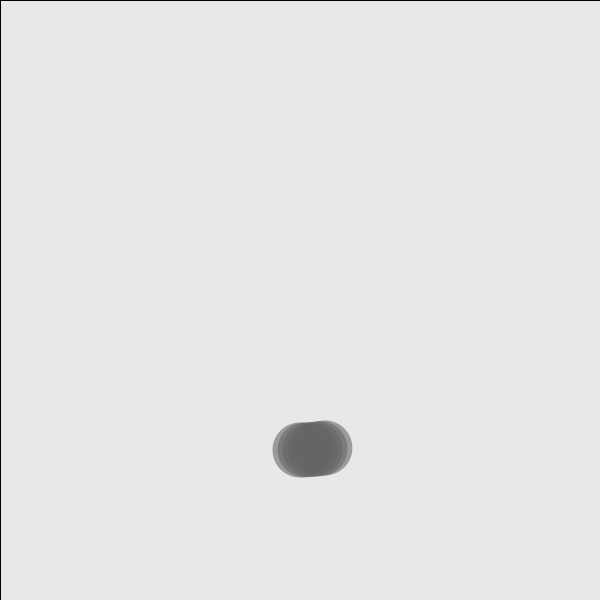
Frame 1 (no input)
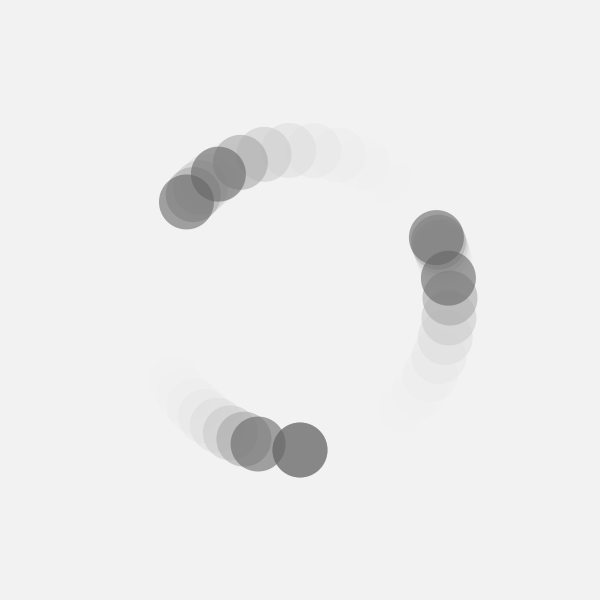
Frame 60 (the mouse pressed at the canvas centre just before this capture)
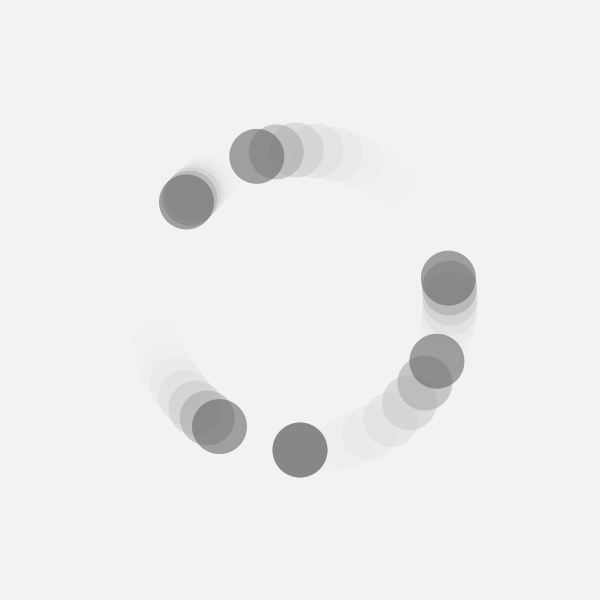
Frame 120 (the mouse held since frame 60 and released just before this capture)

The Processing sketch that drew these frames (run headless with seeded random() and noise(); from frame 60 on, the mouse is pressed at the canvas centre):

// Processing sketch: circlesPatternB_W
// ── circlesPatternB_W.pde
void setup() {
  size(600, 600);
  background(222);
  frameRate(30);
}
void draw() {
  //background(242);
  fill(242,120);
  rect(0,0,width,height);
  drawShape();
}

void drawShape() {

  int size = 55;
  float period = 30;

  for (int i=0; i<6; i++) {
    pushMatrix();
    fill(100, 150);
    //stroke(222, 0);
    noStroke();
    translate(width/2, height/2);
    ellipse(150*sin(frameCount/period*i), 150*cos(frameCount/period*i), size, size);
    popMatrix();
  }
}
